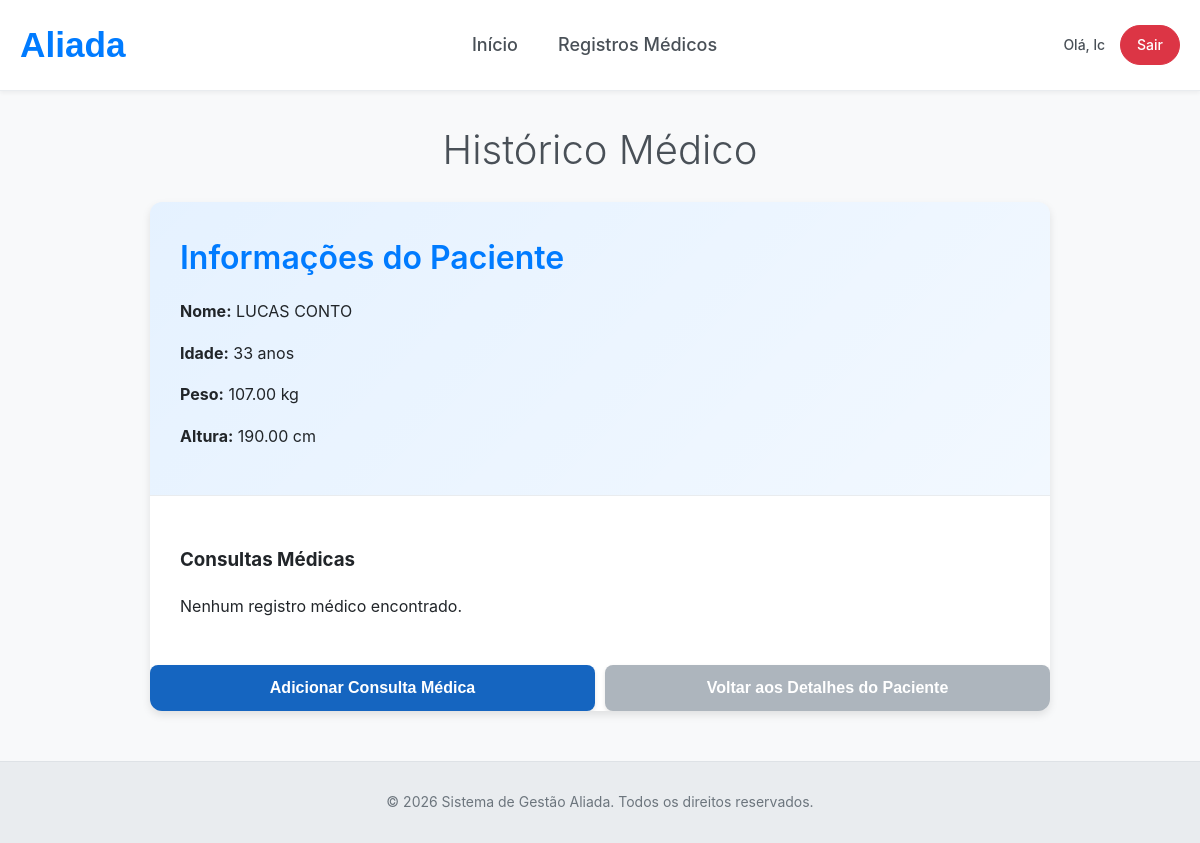
The app's page /patients/1/history/ (signed in) with its own data.
### aliada/models.py (models this page shows, shortened)
class PatientRecord(models.Model):
    first_name = models.CharField(max_length=100)
    last_name = models.CharField(max_length=100)
    email = models.EmailField(blank=True, null=True)
    phone = models.CharField(max_length=20, blank=True, null=True)
    age = models.IntegerField(blank=True, null=True, help_text="Age in years")
    weight = models.DecimalField(max_digits=5, decimal_places=2, blank=True, null=True, help_text="Weight in kg")
    height = models.DecimalField(max_digits=5, decimal_places=2, blank=True, null=True, help_text="Height in cm")
    created_by = models.ForeignKey(User, on_delete=models.SET_NULL, null=True, related_name='created_patients')
    created_at = models.DateTimeField(default=timezone.now)
    updated_by = models.ForeignKey(User, on_delete=models.SET_NULL, null=True, related_name='updated_patients')
    updated_at = models.DateTimeField(auto_now=True)

### aliada/views.py (the view)
# urls.py: path('patients/<int:pk>/history/', views.patient_history, name='patient_history'),
@login_required
def patient_history(request, pk):
    patient = get_object_or_404(PatientRecord, pk=pk)
    medical_records = patient.medical_records.all().order_by('-date')
    return render(request, 'core/patient/patient_history.html', {'patient': patient, 'medical_records': medical_records})

### aliada/templates/core/patient/patient_history.html (shortened to what this page needs)
{% extends "core/base.html" %}
{% block content %}
    <div class="record-container">
        <h1>Histórico Médico</h1>
        <div class="record-card">
            <div class="record-header">
                <h2>Informações do Paciente</h2>
                <p><strong>Nome:</strong> {{ patient.first_name.upper }} {{ patient.last_name.upper }}</p>
                <p><strong>Idade:</strong> {{ patient.age|default:"N/A" }} anos</p>
                <p><strong>Peso:</strong> {{ patient.weight|default:"N/A" }} kg</p>
                <p><strong>Altura:</strong> {{ patient.height|default:"N/A" }} cm</p>
            </div>
            <div class="record-body">
                <h3>Consultas Médicas</h3>
                {% if medical_records %}
                    {% for record in medical_records %}
                        <div class="record-section">
                            <h4>{{ record.date | date:"d/m/Y" }} - Atendido por {{ record.created_by.first_name }} {{ record.created_by.last_name }}</h4>
                            <p><strong>Descrição:</strong> {{ record.description }}</p>
                            {% if record.weight %}
                                <p><strong>Peso:</strong> {{ record.weight|floatformat:".0f" }} kg</p>
                            {% endif %}
                            {% if record.height %}
                                <p><strong>Altura:</strong> {{ record.height|floatformat:".0f" }} cm</p>
                            {% endif %}
                            {% if record.appointment_feedback %}
                                <p><strong>Comentários:</strong> {{ record.appointment_feedback }}</p>
                            {% endif %}
                            {% if record.image_medical %}
                                <p><strong>Imagem:</strong> <a href="{{ record.image_medical.url }}" target="_blank">Ver Imagem</a></p>
                            {% endif %}
                            {% if record.document %}
                                <p><strong>Documento:</strong> <a href="{{ record.document.url }}" target="_blank">Ver Documento</a></p>
                            {% endif %}
                            <p><small>Criado em: {{ record.created_at | date:"d/m/Y H:i" }} | Atualizado em: {{ record.updated_at | date:"d/m/Y H:i" }}</small></p>
                            <a href="{% url 'medical_record_detail' pk=record.pk %}" class="view-link">Ver Detalhes</a>
                        </div>
                    {% endfor %}
                {% else %}
                    <p>Nenhum registro médico encontrado.</p>
                {% endif %}
            </div>
            <div class="record-action" style="display: flex; gap: 10px; justify-content: center;">
                <button type="button" size="small" class="register-link" onclick="window.location.href='{% url 'medical_record_create' patient_pk=patient.pk %}'">Adicionar Consulta Médica</button>
                <button type="button" size="small" class="back-link" onclick="window.location.href='{% url 'patient_detail' pk=patient.pk %}'">Voltar aos Detalhes do Paciente</button>
            </div>
        </div>
    </div>
{% endblock %}

### aliada/templates/core/partials/_header.html
    <header class="main-header">
        <div class="header-container">
            <div class="header-logo">
                <h1>Aliada</h1>
            </div>
            <nav class="header-nav">
                <ul class="nav-list">
                    <li class="nav-item"><a href="{% url 'home' %}">Início</a></li>
                    {% if user.is_authenticated %}
                        <li class="nav-item"><a href="{% url 'record_list' %}">Registros Médicos</a></li>
                    {% endif %}
                </ul>
            </nav>
            <div class="header-user">
                {% if user.is_authenticated %}
                    <span class="user-greeting">Olá, {{ user.first_name|default:user.username }}</span>
                    <a href="{% url 'logout' %}" class="btn-logout">Sair</a>
                {% else %}
                    <a href="{% url 'login' %}" class="btn-login">Entrar</a>
                {% endif %}
            </div>
        </div>
    </header>

### aliada/static/core/style.css (style rules this page uses)
body { font-family: -apple-system, BlinkMacSystemFont, 'Segoe UI', Roboto, 'Helvetica Neue', Arial, sans-serif; background-color: #f8f9fa; margin: 0; padding: 0; color: #212529; line-height: 1.6; --primary-color: #007bff; --primary-dark: #0056b3; --secondary-color: #17a2b8; --success-color: #28a745; --danger-color: #dc3545; --light-color: #f8f9fa; --dark-color: #343a40; --gray-color: #6c757d; --border-radius: 12px; --box-shadow: 0 4px 6px rgba(0,0,0,0.1); --transition: all 0.3s ease; }
h1 { color: #495057; text-align: center; margin-bottom: 20px; font-weight: 300; font-size: 2.5em; }
button { background-color: var(--primary-color); color: white; padding: 14px 28px; border: none; border-radius: 8px; cursor: pointer; font-size: 16px; font-weight: 600; width: 100%; transition: var(--transition); box-shadow: 0 2px 4px rgba(0,0,0,0.1); }
.register-link { background-color: #1565c0; }
.back-link { background-color: #adb5bd; }
.main-header { background-color: #fff; border-bottom: 1px solid #e9ecef; box-shadow: 0 2px 4px rgba(0,0,0,0.05); position: sticky; top: 0; z-index: 1000; }
.header-container { max-width: 1200px; margin: 0 auto; padding: 0 20px; display: flex; align-items: center; justify-content: space-between; height: 90px; }
.header-logo h1 { margin: 0; font-size: 2.2em; font-weight: 700; color: #007bff; font-family: 'Poppins', sans-serif; }
.header-nav .nav-list { list-style: none; padding: 0; margin: 0; display: flex; gap: 40px; }
.nav-item a { text-decoration: none; color: #495057; font-weight: 500; font-size: 18px; transition: color 0.3s ease; padding: 15px 0; position: relative; }
.nav-item a::after { content: ''; position: absolute; width: 0; height: 2px; bottom: 0; left: 0; background-color: #007bff; transition: width 0.3s ease; }
.header-user { display: flex; align-items: center; gap: 15px; }
.user-greeting { font-size: 14px; color: #495057; font-weight: 500; }
.btn-login, .btn-logout { padding: 8px 16px; border-radius: 20px; font-weight: 500; text-decoration: none; transition: all 0.3s ease; font-size: 14px; }
.btn-logout { background-color: #dc3545; color: #fff; border: 1px solid #dc3545; }
.record-container { max-width: 900px; margin: 0 auto; padding: 0 20px; }
.record-card { background-color: white; border-radius: var(--border-radius); box-shadow: var(--box-shadow); overflow: hidden; margin-bottom: 20px; }
.record-header { background: linear-gradient(135deg, rgba(0, 123, 255, 0.1) 0%, rgba(0, 123, 255, 0.05) 100%); padding: 30px; border-bottom: 1px solid #e9ecef; }
.record-header h2 { margin: 0 0 10px 0; color: var(--primary-color); font-size: 2em; font-weight: 600; }
.record-body { padding: 30px; }
.record-card { background-color: white; border-radius: 12px; box-shadow: 0 4px 8px rgba(0,0,0,0.1); overflow: hidden; transition: transform 0.3s ease, box-shadow 0.3s ease; }

### records on screen
PatientRecord: first_name "LUCAS", last_name "CONTO", age "33", weight "107.00", height "190.00"

### other values on screen
{{ user.first_name|default:user.username }} "lc"
